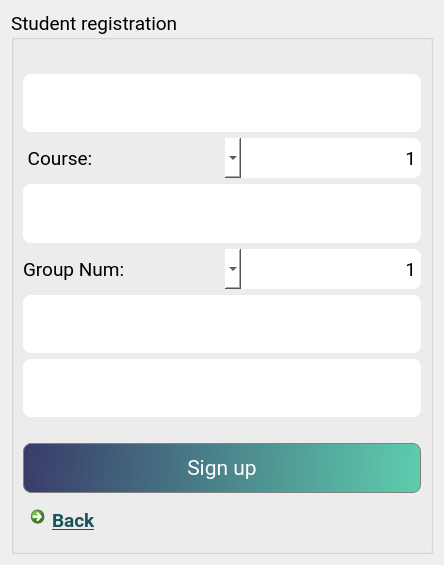
<?xml version="1.0" encoding="UTF-8"?>
<ui version="4.0">
 <class>Registrationpage</class>
 <widget class="QDialog" name="Registrationpage">
  <property name="geometry">
   <rect>
    <x>0</x>
    <y>0</y>
    <width>444</width>
    <height>565</height>
   </rect>
  </property>
  <property name="sizePolicy">
   <sizepolicy hsizetype="Preferred" vsizetype="Preferred">
    <horstretch>0</horstretch>
    <verstretch>0</verstretch>
   </sizepolicy>
  </property>
  <property name="minimumSize">
   <size>
    <width>420</width>
    <height>500</height>
   </size>
  </property>
  <property name="windowTitle">
   <string>Dialog</string>
  </property>
  <layout class="QGridLayout" name="gridLayout">
   <item row="0" column="1">
    <widget class="QGroupBox" name="groupBox">
     <property name="sizePolicy">
      <sizepolicy hsizetype="Preferred" vsizetype="Preferred">
       <horstretch>0</horstretch>
       <verstretch>0</verstretch>
      </sizepolicy>
     </property>
     <property name="font">
      <font>
       <family>Roboto</family>
       <pointsize>14</pointsize>
      </font>
     </property>
     <property name="styleSheet">
      <string notr="true"/>
     </property>
     <property name="title">
      <string>Student registration</string>
     </property>
     <layout class="QVBoxLayout" name="verticalLayout">
      <item>
       <widget class="QLabel" name="label_Info">
        <property name="sizePolicy">
         <sizepolicy hsizetype="Preferred" vsizetype="Fixed">
          <horstretch>0</horstretch>
          <verstretch>0</verstretch>
         </sizepolicy>
        </property>
        <property name="font">
         <font>
          <family>Roboto</family>
          <pointsize>12</pointsize>
         </font>
        </property>
        <property name="text">
         <string/>
        </property>
       </widget>
      </item>
      <item>
       <widget class="QLineEdit" name="lineEdit_Surname">
        <property name="sizePolicy">
         <sizepolicy hsizetype="Preferred" vsizetype="Preferred">
          <horstretch>0</horstretch>
          <verstretch>0</verstretch>
         </sizepolicy>
        </property>
        <property name="font">
         <font>
          <family>Roboto</family>
          <pointsize>14</pointsize>
         </font>
        </property>
        <property name="layoutDirection">
         <enum>Qt::RightToLeft</enum>
        </property>
        <property name="styleSheet">
         <string notr="true">QLineEdit{
border-radius: 8px;
}</string>
        </property>
        <property name="inputMethodHints">
         <set>Qt::ImhNone</set>
        </property>
        <property name="text">
         <string/>
        </property>
        <property name="maxLength">
         <number>20</number>
        </property>
        <property name="alignment">
         <set>Qt::AlignLeading|Qt::AlignLeft|Qt::AlignVCenter</set>
        </property>
        <property name="clearButtonEnabled">
         <bool>false</bool>
        </property>
       </widget>
      </item>
      <item>
       <layout class="QHBoxLayout" name="horizontalLayout_2">
        <item>
         <widget class="QLabel" name="label_3">
          <property name="sizePolicy">
           <sizepolicy hsizetype="Preferred" vsizetype="Preferred">
            <horstretch>0</horstretch>
            <verstretch>0</verstretch>
           </sizepolicy>
          </property>
          <property name="font">
           <font>
            <family>Roboto</family>
            <pointsize>14</pointsize>
           </font>
          </property>
          <property name="text">
           <string> Course:</string>
          </property>
         </widget>
        </item>
        <item>
         <widget class="QComboBox" name="comboBox_Course">
          <property name="sizePolicy">
           <sizepolicy hsizetype="Minimum" vsizetype="Fixed">
            <horstretch>0</horstretch>
            <verstretch>0</verstretch>
           </sizepolicy>
          </property>
          <property name="minimumSize">
           <size>
            <width>168</width>
            <height>40</height>
           </size>
          </property>
          <property name="font">
           <font>
            <family>Roboto</family>
            <pointsize>14</pointsize>
           </font>
          </property>
          <property name="layoutDirection">
           <enum>Qt::RightToLeft</enum>
          </property>
          <property name="styleSheet">
           <string notr="true">QComboBox{
border-radius: 8px;
background-color:white;
}</string>
          </property>
          <item>
           <property name="text">
            <string>1</string>
           </property>
          </item>
          <item>
           <property name="text">
            <string>2</string>
           </property>
          </item>
          <item>
           <property name="text">
            <string>3</string>
           </property>
          </item>
          <item>
           <property name="text">
            <string>4</string>
           </property>
          </item>
         </widget>
        </item>
       </layout>
      </item>
      <item>
       <widget class="QLineEdit" name="lineEdit_GroupName">
        <property name="sizePolicy">
         <sizepolicy hsizetype="Preferred" vsizetype="Preferred">
          <horstretch>0</horstretch>
          <verstretch>0</verstretch>
         </sizepolicy>
        </property>
        <property name="minimumSize">
         <size>
          <width>100</width>
          <height>0</height>
         </size>
        </property>
        <property name="layoutDirection">
         <enum>Qt::RightToLeft</enum>
        </property>
        <property name="styleSheet">
         <string notr="true">QLineEdit{
border-radius: 8px;
}</string>
        </property>
        <property name="maxLength">
         <number>3</number>
        </property>
       </widget>
      </item>
      <item>
       <layout class="QHBoxLayout" name="horizontalLayout">
        <item>
         <widget class="QLabel" name="label_4">
          <property name="sizePolicy">
           <sizepolicy hsizetype="Minimum" vsizetype="Preferred">
            <horstretch>0</horstretch>
            <verstretch>0</verstretch>
           </sizepolicy>
          </property>
          <property name="minimumSize">
           <size>
            <width>0</width>
            <height>0</height>
           </size>
          </property>
          <property name="font">
           <font>
            <family>Roboto</family>
            <pointsize>14</pointsize>
           </font>
          </property>
          <property name="text">
           <string>Group Num:</string>
          </property>
         </widget>
        </item>
        <item>
         <widget class="QComboBox" name="comboBox_GroupNum">
          <property name="sizePolicy">
           <sizepolicy hsizetype="Preferred" vsizetype="Fixed">
            <horstretch>0</horstretch>
            <verstretch>0</verstretch>
           </sizepolicy>
          </property>
          <property name="minimumSize">
           <size>
            <width>168</width>
            <height>40</height>
           </size>
          </property>
          <property name="font">
           <font>
            <family>Roboto</family>
            <pointsize>14</pointsize>
           </font>
          </property>
          <property name="layoutDirection">
           <enum>Qt::RightToLeft</enum>
          </property>
          <property name="styleSheet">
           <string notr="true">QComboBox{
border-radius: 8px;
background-color:white;
}</string>
          </property>
          <item>
           <property name="text">
            <string>1</string>
           </property>
          </item>
          <item>
           <property name="text">
            <string>2</string>
           </property>
          </item>
          <item>
           <property name="text">
            <string>3</string>
           </property>
          </item>
          <item>
           <property name="text">
            <string>4</string>
           </property>
          </item>
          <item>
           <property name="text">
            <string>5</string>
           </property>
          </item>
          <item>
           <property name="text">
            <string>6</string>
           </property>
          </item>
         </widget>
        </item>
       </layout>
      </item>
      <item>
       <widget class="QLineEdit" name="lineEdit_Password">
        <property name="sizePolicy">
         <sizepolicy hsizetype="Preferred" vsizetype="Preferred">
          <horstretch>0</horstretch>
          <verstretch>0</verstretch>
         </sizepolicy>
        </property>
        <property name="layoutDirection">
         <enum>Qt::LeftToRight</enum>
        </property>
        <property name="styleSheet">
         <string notr="true">QLineEdit{
border-radius: 8px;
}</string>
        </property>
        <property name="maxLength">
         <number>15</number>
        </property>
       </widget>
      </item>
      <item>
       <widget class="QLineEdit" name="lineEdit_Password2">
        <property name="sizePolicy">
         <sizepolicy hsizetype="Preferred" vsizetype="Preferred">
          <horstretch>0</horstretch>
          <verstretch>0</verstretch>
         </sizepolicy>
        </property>
        <property name="styleSheet">
         <string notr="true">QLineEdit{
border-radius: 8px;
}</string>
        </property>
        <property name="maxLength">
         <number>15</number>
        </property>
        <property name="echoMode">
         <enum>QLineEdit::Password</enum>
        </property>
       </widget>
      </item>
      <item>
       <spacer name="horizontalSpacer">
        <property name="orientation">
         <enum>Qt::Horizontal</enum>
        </property>
        <property name="sizeHint" stdset="0">
         <size>
          <width>40</width>
          <height>20</height>
         </size>
        </property>
       </spacer>
      </item>
      <item>
       <widget class="QPushButton" name="pushButton_Reg">
        <property name="sizePolicy">
         <sizepolicy hsizetype="Maximum" vsizetype="Maximum">
          <horstretch>0</horstretch>
          <verstretch>0</verstretch>
         </sizepolicy>
        </property>
        <property name="minimumSize">
         <size>
          <width>0</width>
          <height>50</height>
         </size>
        </property>
        <property name="maximumSize">
         <size>
          <width>1000</width>
          <height>50</height>
         </size>
        </property>
        <property name="font">
         <font>
          <family>Roboto</family>
          <pointsize>16</pointsize>
         </font>
        </property>
        <property name="toolTip">
         <string>Creates an account</string>
        </property>
        <property name="styleSheet">
         <string notr="true">QPushButton{
border-radius: 8px;
color:white;
background-color: qlineargradient(spread:pad, x1:0, y1:0.523, x2:1, y2:0.534, stop:0 rgba(57, 60, 106, 255), stop:1 rgba(93, 205, 173, 255));
border: 1px solid gray; 
}

QPushButton:pressed{
background-color:qlineargradient(spread:pad, x1:0, y1:0.478, x2:1, y2:0.534, stop:0 rgba(34, 36, 63, 255), stop:1 rgba(37, 81, 68, 255));
}</string>
        </property>
        <property name="text">
         <string>Sign up</string>
        </property>
        <property name="autoDefault">
         <bool>false</bool>
        </property>
       </widget>
      </item>
      <item>
       <widget class="QCommandLinkButton" name="commandLinkButton_BackToLogin">
        <property name="sizePolicy">
         <sizepolicy hsizetype="Fixed" vsizetype="Fixed">
          <horstretch>0</horstretch>
          <verstretch>0</verstretch>
         </sizepolicy>
        </property>
        <property name="minimumSize">
         <size>
          <width>0</width>
          <height>30</height>
         </size>
        </property>
        <property name="font">
         <font>
          <family>Roboto</family>
          <pointsize>14</pointsize>
          <underline>true</underline>
         </font>
        </property>
        <property name="toolTip">
         <string>Returns to login window</string>
        </property>
        <property name="styleSheet">
         <string notr="true">QCommandLinkButton{
color:rgb(26, 83, 92);
}</string>
        </property>
        <property name="text">
         <string>Back</string>
        </property>
       </widget>
      </item>
     </layout>
    </widget>
   </item>
  </layout>
 </widget>
 <resources/>
 <connections/>
</ui>
